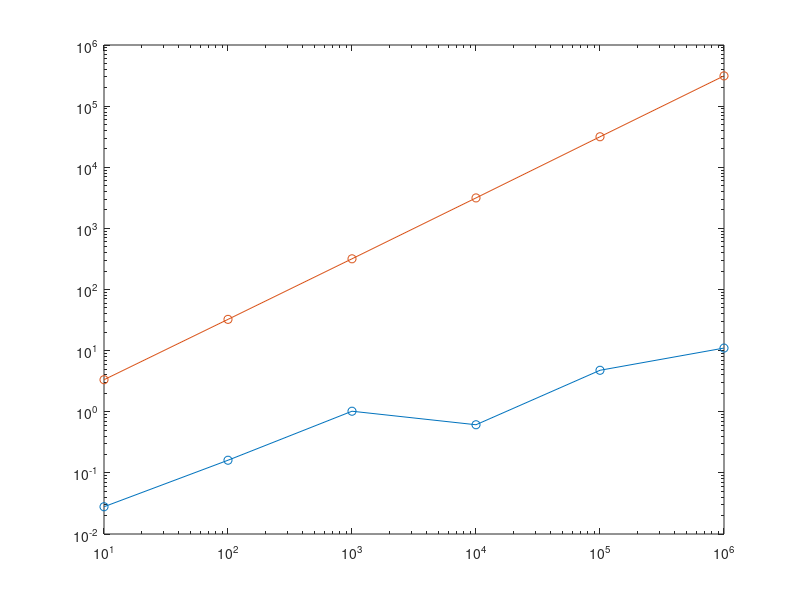

Reproduce this figure in MATLAB.
% 1D Uniform
clear

walkNums = [1e1, 1e2, 1e3, 1e4, 1e5, 1e6];
trials = 1000;

deltaX = zeros([length(trials), 1]);
deltaX2 = zeros([length(trials), 1]);

for i = 1:length(walkNums)
    numWalks = walkNums(i);
    currAvgX = 0;
    currAvgX2 = 0;
    for trial =1: trials
        
        % make array of random nums uniformly distributed between 0 or 1 of length numWalks
        walks = 2.*rand([numWalks, 1]) - 1;

        currAvgX = currAvgX + sum(walks);
        currAvgX2 = currAvgX2 + sum(walks)^2;
    end
    
    deltaX(i) = currAvgX / trials;
    deltaX2(i) = currAvgX2 / trials;
end

% deltaX
loglog(walkNums, abs(deltaX), '-o', walkNums, deltaX2, '-o');